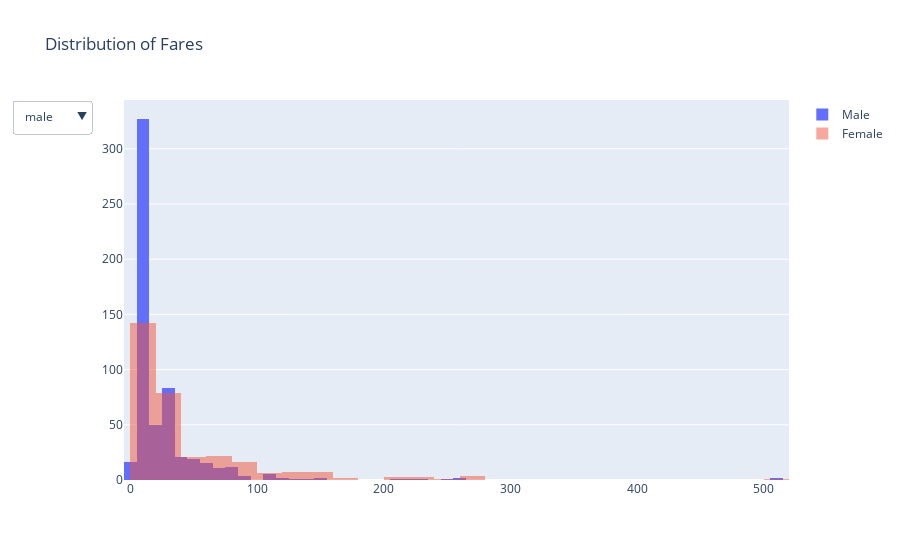

The notebook cell saved with this chart:
### Code cell
genders = list(df['Sex'].unique())
data = []
list_updatemenus = []
for n, gender in enumerate(genders):
    visible = [False] * len(genders)
    visible[n] = True
    temp_dict = dict(label = str(gender),
                 method = 'update',
                 args = [{'visible': visible},
                         {'title': 'Gender is ' + str(gender)}])
    list_updatemenus.append(temp_dict)

list_updatemenus
    
x_male = df[df['Sex']=='male']['Fare']
x_female = df[df['Sex']=='female']['Fare']

data=[go.Histogram(x=x_male,name='Male'),go.Histogram(x=x_female,name='Female',opacity = .5)]
layout=go.Layout(title='Distribution of Fares',updatemenus=list([dict(buttons= list_updatemenus)]),barmode='overlay')
fig = go.Figure(data,layout)
iplot(fig)

### Figure 1 — Plotly figure (JSON) as saved in the notebook; plotly's stock layout.template omitted (floating-point values rounded to 4 significant figures; data arrays with more than 128 entries replaced by an {"elided": "..."} marker saying what was removed)
{"data": [{"name": "Male", "type": "histogram", "x": {"elided": "577 float values"}}, {"name": "Female", "opacity": 0.5, "type": "histogram", "x": {"elided": "314 float values"}}], "layout": {"barmode": "overlay", "title": {"text": "Distribution of Fares"}, "updatemenus": [{"buttons": [{"args": [{"visible": [true, false]}, {"title": "Gender is male"}], "label": "male", "method": "update"}, {"args": [{"visible": [false, true]}, {"title": "Gender is female"}], "label": "female", "method": "update"}]}]}}
